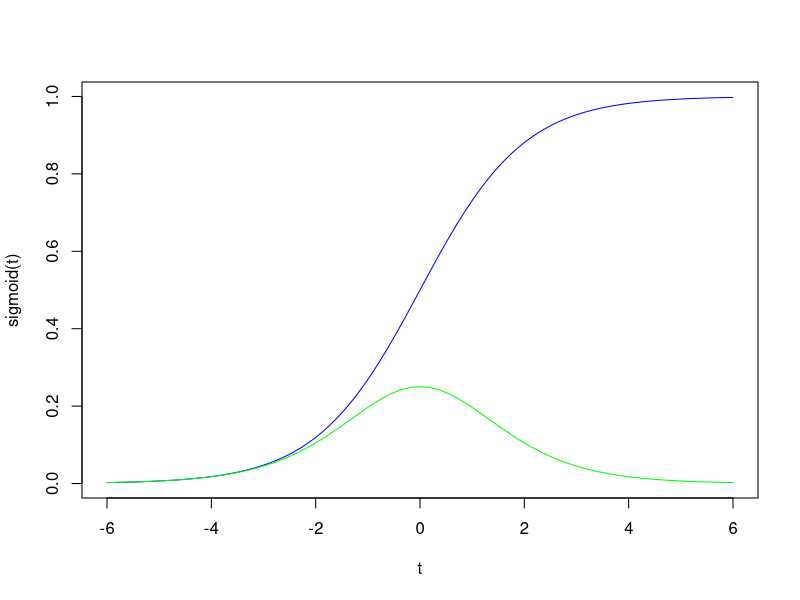
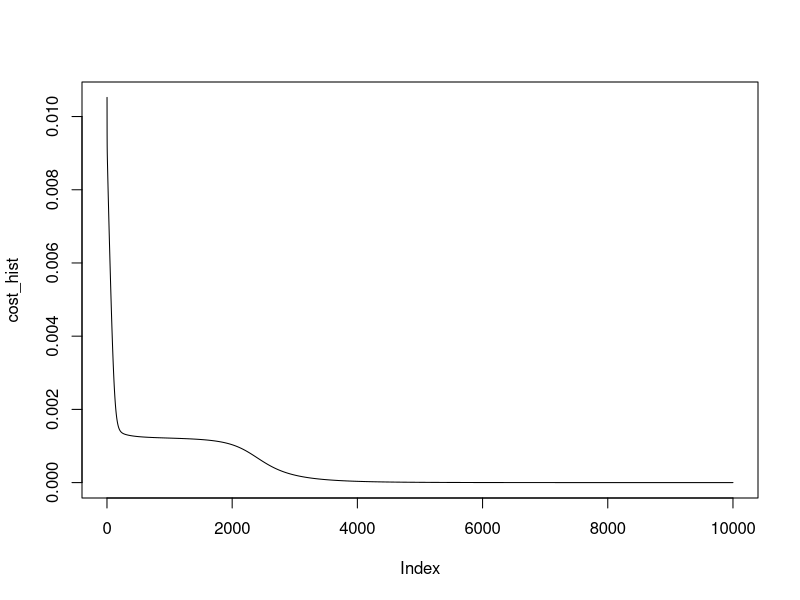
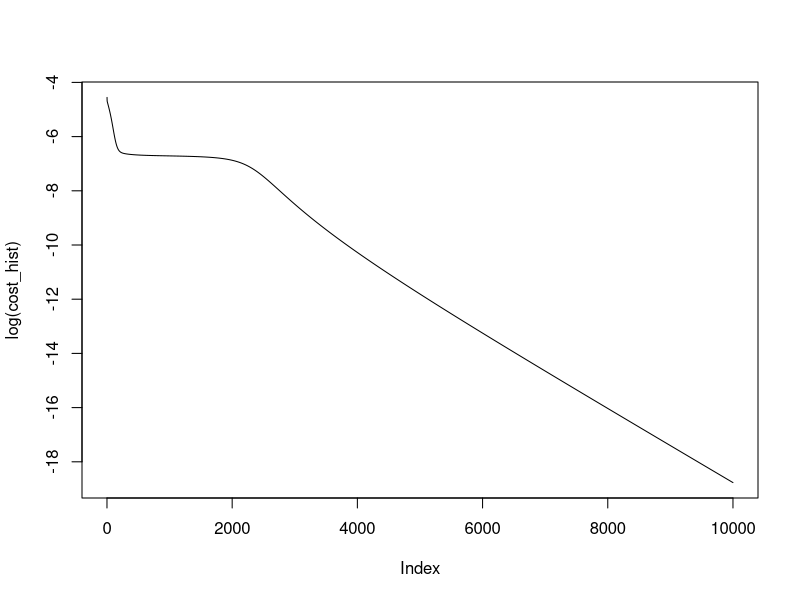

The R script that drew these images, in order:
# Neural Network Example code
# Code copyright Miles Chen. For personal use only. Do not distribute.
# The following R code is based on the Python code produced 
# by Stephen Welch and Welch Labs and the Youtube series:
# https://www.youtube.com/watch?v=bxe2T-V8XRs&list=PLiaHhY2iBX9hdHaRr6b7XevZtgZRa1PoU
# Follows the Welch Labs Videos
RNGkind(sample.kind = "Rejection")

# training data
x <- matrix(c(
    3, 5,
    5, 1,
    10, 2
), ncol = 2, byrow = TRUE)
y <- matrix(c(75, 82, 93))

# Scale the training data
# divide the x values by the column max, so it is on a scale from 0 to 1
colmax <- apply(x, 2, max)
X <- t(t(x) / colmax)
# y has a range of 100, so this puts it on a scale from 0 to 1 also
Y <- y / 100 # target values are now 0.75, 0.82, 0.93

# Video 2: building the neural network
# we will not be building an R class (but we could)
input_layer_size <- 2
output_layer_size <- 1
hidden_layer_size <- 3

# weight matrix
# one row for each variable in x; one column for each node in hidden layer
# (2 x 3) matrix
W_1 <- matrix(1, nrow = input_layer_size, ncol = hidden_layer_size)

# Z is the product of X and the weights.
# It tells us how to combine the x-variables for use in the 'activation'
# function. We will apply a function to Z_2.
Z_2 <- X %*% W_1

# We define a function called sigmoid. This will apply the sigmoid function
# to a vector or matrix element-wise.
sigmoid <- function(Z) {
    1 / (1 + exp(-Z))
}

# apply the sigmoid function to the matrix Z_2
A_2 <- sigmoid(Z_2)

# create our second weight matrix W_2, a (3x1) matrix
W_2 <- matrix(1, nrow = hidden_layer_size, ncol = output_layer_size)

# multiply the A matrix by the weight matrix
Z_3 <- A_2 %*% W_2

# applying the sigmoid function to the Z_3 matrix produces our Y-hats
Y_hat <- sigmoid(Z_3)

# define our cost function to quantify the error between Y and Y-hat
cost <- function(y, y_hat) {
    0.5 * sum((y - y_hat) ^ 2)
}
cost(Y, Y_hat)


# calculate the gradients (derivatives) with respect to the weights

# dw_2 gradient of the second weight matrix
# dw2 = -(y - y_hat)*[dy_hat/dz_3]*[dz_3/dw_2]

# derivative of the sigmoid function is exp(-z)/((1+exp(-z))^2)
# we define a function to calculate the derivative of the sigmoid function
sigmoidprime <- function(z) {
    exp(-z) / ((1 + exp(-z)) ^ 2)
}

# A plot for testing this function as seen in video
t <- seq(-6, 6, by = .01)
plot(t, sigmoid(t), type = "l", col = "blue")
points(t, sigmoidprime(t), type = "l", col = "green")

## use the function to calculate our gradients
# See the lecture notes for derivations of the gradients via back propagation
delta_3 <- (-(Y - Y_hat) * sigmoidprime(Z_3))
djdw2 <- t(A_2) %*% delta_3

delta_2 <- delta_3 %*% t(W_2) * sigmoidprime(Z_2)
djdw1 <- t(X) %*% delta_2

djdw1 # the resulting gradients
djdw2

# We update the weight matrices by subtracting the gradient
scalar <- 5
W_1 <- W_1 - scalar * djdw1
W_2 <- W_2 - scalar * djdw2

# we compute the cost function of the current Y and Y-hats
cost1 <- cost(Y, Y_hat)

# after calculating the gradient and applying the change to the weight
# matrices, we will recalculate Y-hats.
Z_2 <- X %*% W_1
A_2 <- sigmoid(Z_2)
Z_3 <- A_2 %*% W_2
new_Y_hat <- sigmoid(Z_3)

# Calculate the value of the cost function and compare costs
cost2 <- cost(Y, new_Y_hat)

# Indeed, the cost of the y-hats after subtracting the gradient is smaller,
# which is what we want to see.
cost1
cost2

################################################################
## Numerical Gradient Checking ##
# Before we perform gradient descent, we can numerically check the gradient.
# We perturb the value of the gradient by a small value.
# We check to see how much the function changes. The change in the function
# divided by the change is an approximate slope value. The change should match
# the value of the gradient

# starting values of 1 in the matrices of weights
W_1 <- matrix(1, nrow = input_layer_size, ncol = hidden_layer_size)
W_2 <- matrix(1, nrow = hidden_layer_size, ncol = output_layer_size)

Z_2 <- X %*% W_1
A_2 <- sigmoid(Z_2)
Z_3 <- A_2 %*% W_2
Y_hat <- sigmoid(Z_3) # current estimates based on our weight matrices
currentcost <- cost(Y, Y_hat)  # Current cost

e <- 1e-4  # size of perturbation

# place holder for our numeric gradients
# the gradient wrt to w_1 will be a 2 x 3 matrix.
numgrad_w_1 <- matrix(0, nrow = input_layer_size, ncol = hidden_layer_size)
elements <- input_layer_size * hidden_layer_size # 6

for (i in 1:elements) {
    # calculate the numeric gradient for each value in the W matrix
    W_1 <- matrix(1, nrow = input_layer_size, ncol = hidden_layer_size)
    W_2 <- matrix(1, nrow = hidden_layer_size, ncol = output_layer_size)
    W_1[i] <- W_1[i] + e # apply the perturbation
    Z_2 <- X %*% W_1
    A_2 <- sigmoid(Z_2)
    Z_3 <- A_2 %*% W_2
    Y_hat <- sigmoid(Z_3)
    # change in cost over perturbation = slope
    numgrad_w_1[i] <- (cost(Y, Y_hat) - currentcost) / e
}

# the gradient wrt to w_2 will be a 3 x 1 matrix.
numgrad_w_2 <- matrix(1, nrow = hidden_layer_size, ncol = output_layer_size)
for (i in 1:3) {
    W_1 <- matrix(1, nrow = input_layer_size, ncol = hidden_layer_size)
    W_2 <- matrix(1, nrow = hidden_layer_size, ncol = output_layer_size)
    W_2[i] <- W_2[i] + e
    Z_2 <- X %*% W_1
    A_2 <- sigmoid(Z_2)
    Z_3 <- A_2 %*% W_2
    Y_hat <- sigmoid(Z_3)
    numgrad_w_2[i] <- (cost(Y, Y_hat) - currentcost) / e
}


# values of the gradient using our gradient function
delta_3 <- (-(Y - Y_hat) * sigmoidprime(Z_3))
djdw2 <- t(A_2) %*% delta_3
delta_2 <- delta_3 %*% t(W_2) * sigmoidprime(Z_2)
djdw1 <- t(X) %*% delta_2
djdw1 # analytic gradient wrt to w_1
numgrad_w_1 # compare the analytic gradient to the numeric gradient
djdw2 # analytic gradient wrt to w_2
numgrad_w_2 # compare the analytic gradient to the numeric gradient
# The gradients seem to be very similar indicating that
# our calculation of the analytic gradient seems to be correct.

# check by dividing the norm of the difference by the norm of the sum
# compare difference between analytic and numeric gradients
norm(djdw1 - numgrad_w_1) /  norm(djdw1 + numgrad_w_1)
norm(djdw2 - numgrad_w_2) /  norm(djdw2 + numgrad_w_2)

## End numeric gradient check
#####################################################################

# application of gradient descent without BFGS
# This is just iteratively taking steps in the
# direction of the negative gradient

#initialize our weight matrices again with random weights
set.seed(1)
W_1 <- matrix(runif(6), nrow = input_layer_size, ncol = hidden_layer_size)
W_2 <- matrix(runif(3), nrow = hidden_layer_size, ncol = output_layer_size)

# for cost tracking
cost_hist <- rep(NA, 10000)

scalar <- 5
for (i in 1:10000) {
    # this takes the current weights and calculates y-hat
    Z_2 <- X %*% W_1
    A_2 <- sigmoid(Z_2)
    Z_3 <- A_2 %*% W_2
    Y_hat <- sigmoid(Z_3)
    cost_hist[i] <- cost(Y, Y_hat)
    # this part calculates the gradient at the current y-hat
    delta_3 <- (-(Y - Y_hat) * sigmoidprime(Z_3))
    djdw2 <- t(A_2) %*% delta_3
    delta_2 <- delta_3 %*% t(W_2) * sigmoidprime(Z_2)
    djdw1 <- t(X) %*% delta_2
    # this updates the weights based on the gradient
    W_1 <- W_1 - scalar * djdw1
    W_2 <- W_2 - scalar * djdw2
    # repeat
}

# the results
W_1
W_2
Y_hat
Y
cost(Y, Y_hat)
plot(cost_hist, type = "l") # plot the history of our cost function
plot(log(cost_hist), type = "l") # plotting the log of the cost emphasizes the change

# Recommended method: use optim(). It's better than our gradient algorithm.
# You still need to define the function and gradient.
# We have already defined the cost function, which we wish to optimize.
# It is the squared error.
# optim() requires that we express it in terms of the parameters
# we wish to adjust.
# In this case, we have 9 weight parameters to adjust.
# Earlier, we split these into two groups: 6 in W_1 and 3 in W_2
# For this function w[1:6] will be the weights in W_1
# and w[7:9] will be the weights in W_2

cost_optim <- function(w){
    # cost depends on our data and the weights.
    # our data is fixed
    y <- matrix(c(75, 82, 93))
    x <- matrix(c(
         3, 5,
         5, 1, 
        10, 2
    ), ncol = 2, byrow = TRUE)
    colmax <- apply(x, 2, max)
    X <- t(t(x) / colmax)
    Y <- y / 100
    
    # now we calculate the cost based on the provided weights
    W_1 <- matrix(w[1:6], nrow = 2, ncol = 3)
    W_2 <- matrix(w[7:9], nrow = 3, ncol = 1)
    Z_2 <- X %*% W_1
    A_2 <- sigmoid(Z_2)
    Z_3 <- A_2 %*% W_2
    Y_hat <- sigmoid(Z_3)
    0.5 * sum((Y - Y_hat) ^ 2)
}


set.seed(1)
res <- optim(par = runif(9), 
             fn = cost_optim, control = list(maxit = 1000))
print(res) # our squared error is very small ~4e-11
W_1 <- matrix(res$par[1:6], nrow = 2, ncol = 3)
W_2 <- matrix(res$par[7:9], nrow = 3, ncol = 1)
Z_2 <- X %*% W_1
A_2 <- sigmoid(Z_2)
Z_3 <- A_2 %*% W_2
Y_hat <- sigmoid(Z_3)
print(Y_hat)

# different starting locations can lead to different results
set.seed(10)
res <- optim(par = runif(9), fn = cost_optim, control = list(maxit = 1000))
print(res) # squared error is large ~0.0012

# using BFGS
set.seed(2)
res <- optim(par = runif(9), fn = cost_optim, method = "BFGS",
             control = list(maxit = 1000))
print(res) # squared error is very small 8.8e-15

# using BFGS with different starting seed
set.seed(3)
res <- optim(par = runif(9), fn = cost_optim, method = "BFGS",
             control = list(maxit = 1000))
print(res) # squared error is large ~0.0012

# trying different random seeds and looking at the resulting squared error
# we see many different results
for(i in 1:100){
    set.seed(i)
    res <- optim(par = runif(9), fn = cost_optim, method = "BFGS",
                 control = list(maxit = 1000))
    print(c(round(i), res$value))
}

